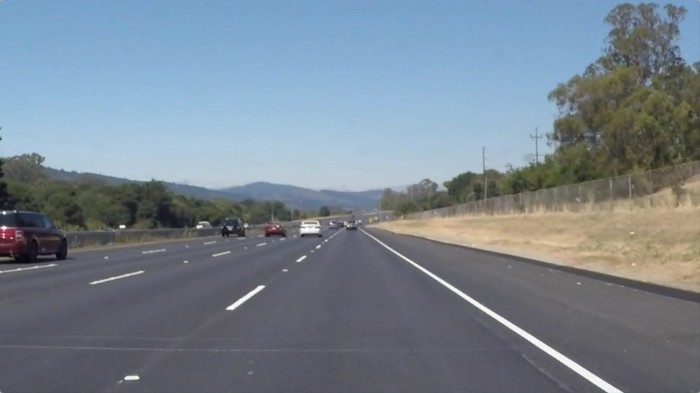
#> input picture lane1.jpeg, 700 x 393 px
$ python 'lane detection.py'
#> lines starting #> are read from the running program, lines starting #| are printed output that depends on the picture; after the words box and inside, x2 and y2 are one past the last pixel; in counts of white or black regions, pixels touching at a corner belong together
import cv2
import numpy as np
import matplotlib.pylab as plt

def region_of_interest(img, vertices):
    mask = np.zeros_like(img)
    match_mask_color = 255
    cv2.fillPoly(mask, vertices, match_mask_color)
    masked_image = cv2.bitwise_and(img, mask)
    return masked_image

def draw_lines(img, lines):
    img = np.copy(img)
    blank_image = np.zeros((img.shape[0], img.shape[1], 3), dtype=np.uint8)

    for line in lines:
        for x1, y1, x2, y2 in line:
            cv2.line(blank_image, (x1,y1), (x2,y2), (255, 255, 0), thickness=12)

    img = cv2.addWeighted(img, 0.8, blank_image, 1, 0.0)
    return img

image = cv2.imread("lane1.jpeg")
#> image is the input picture: shape (393, 700, 3); mean B, G, R 143.5, 132.1, 119.9
image = cv2.cvtColor(image, cv2.COLOR_BGR2RGB)
print(image.shape)
#| (393, 700, 3)
height = image.shape[0]
#> height = 393
width = image.shape[1]
#> width = 700
region_of_interest_vertices = [
    (0, height),
    (width/2.0, height/1.77),
    (width, height)
]
#> region_of_interest_vertices = [(0, 393), (350, 222), (700, 393)]
gray_image = cv2.cvtColor(image, cv2.COLOR_RGB2GRAY)
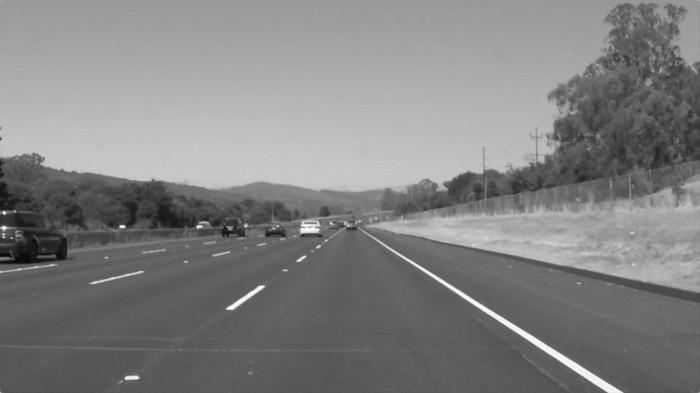
#> gray_image: shape (393, 700); min 2, max 255, mean 129.7
canny_image = cv2.Canny(gray_image, 400, 400)
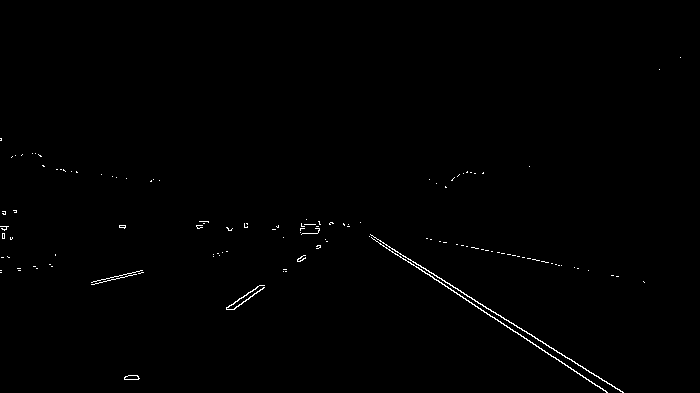
#> canny_image: shape (393, 700); 0.55% white in thin lines or dots, all inside (x1, y1, x2, y2) = (0, 57, 681, 393)
cropped_image = region_of_interest(canny_image,
                np.array([region_of_interest_vertices], np.int32),)
#> in region_of_interest, `cv2.fillPoly(mask, vertices, match_mask_color)`:
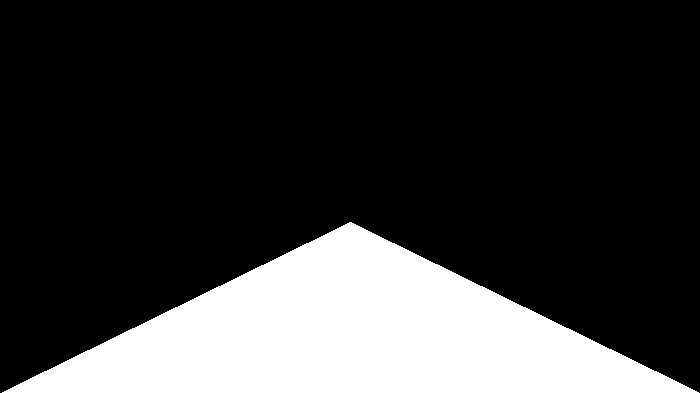
#> mask: shape (393, 700); 21.8% white; 1 white region, box (x1, y1, x2, y2) and area: (2, 222, 699, 393) 59857
#> in region_of_interest, `masked_image = cv2.bitwise_and(img, mask)`:
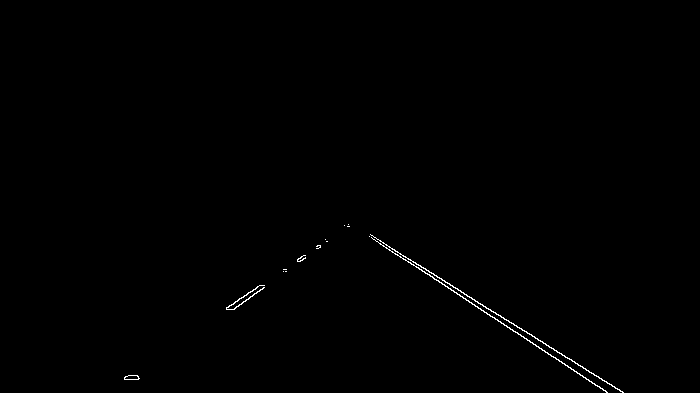
#> masked_image: shape (393, 700); 0.36% white in thin lines or dots, all inside (x1, y1, x2, y2) = (124, 224, 624, 393)
lines = cv2.HoughLinesP(cropped_image,
                        rho=15,
                        theta=np.pi/180,
                        threshold=10,
                        lines=np.array([]),
                        minLineLength=0.6,
                        maxLineGap=4)
#> lines = 155 rows, first 6: [373, 239, 397, 254], [433, 273, 461, 292], [403, 259, 438, 280], [602, 380, 622, 391], [538, 340, 548, 345], [556, 350, 559, 353]
image_with_lines = draw_lines(image, lines)
#> the loop in draw_lines, `for line in lines:` made 155 passes
#> after the loop in draw_lines, `for line in lines:`:
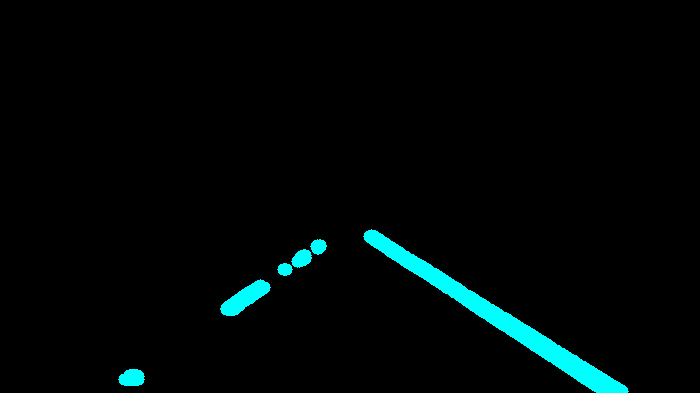
#> blank_image: shape (393, 700, 3); mean of channels 0, 1, 2 6.6, 6.6, 0; drawn as B, G, R
#> in draw_lines, `img = cv2.addWeighted(img, 0.8, blank_image, 1, 0.0)`:
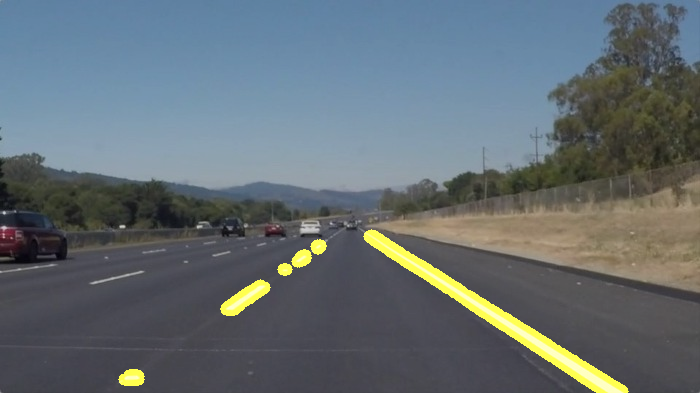
#> img: shape (393, 700, 3); mean R, G, B 99.8, 109.5, 114.8
plt.imshow(image_with_lines)
plt.show()

$ run again, with face1.jpg copied over lane1.jpeg
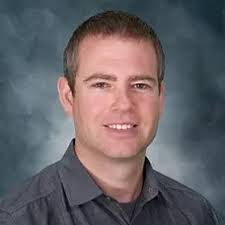
#> input picture face1.jpg, 225 x 225 px
#> image is the input picture: shape (225, 225, 3); mean B, G, R 101.6, 97.2, 101.9
#| (225, 225, 3)
#> `canny_image = cv2.Canny(gray_image, 400, 400)`:
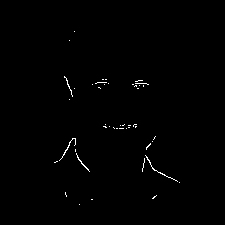
#> canny_image: shape (225, 225); 0.57% white in thin lines or dots, all inside (x1, y1, x2, y2) = (54, 31, 180, 205)
#> mask: shape (225, 225); 21.8% white; 1 white region, box (x1, y1, x2, y2) and area: (1, 127, 225, 225) 11040
#> masked_image: shape (225, 225); 0.19% white in thin lines or dots, all inside (x1, y1, x2, y2) = (65, 156, 172, 205)
#> lines = 15 rows, first 6: [84, 166, 85, 166], [144, 162, 150, 162], [160, 173, 162, 173], [144, 160, 149, 160], [154, 170, 156, 170], [158, 172, 160, 172]
#> the loop in draw_lines, `for line in lines:` made 15 passes
#> in draw_lines, `img = cv2.addWeighted(img, 0.8, blank_image, 1, 0.0)`:
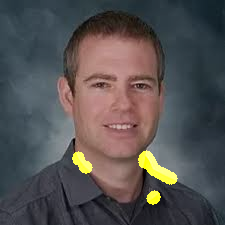
#> img: shape (225, 225, 3); mean R, G, B 85, 81.3, 81.3
